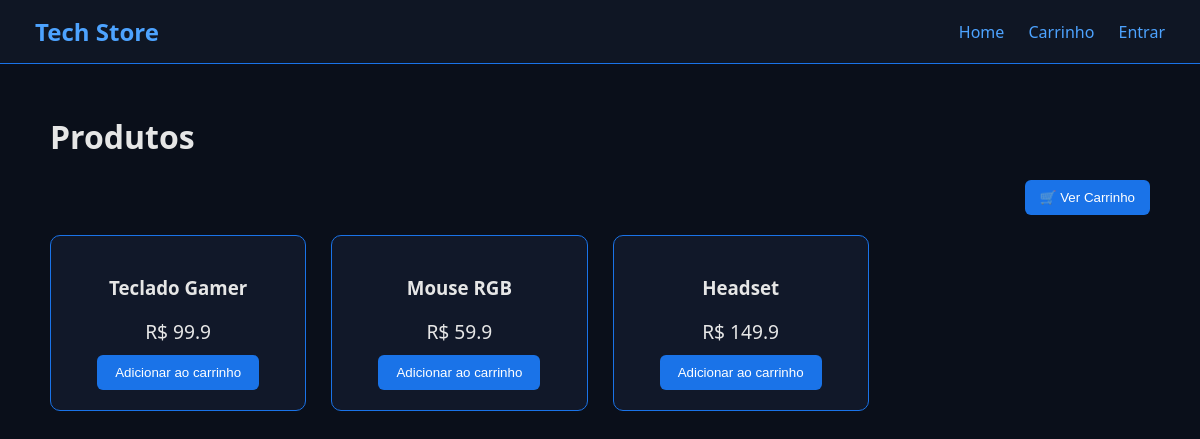
Before: / with the older database file.
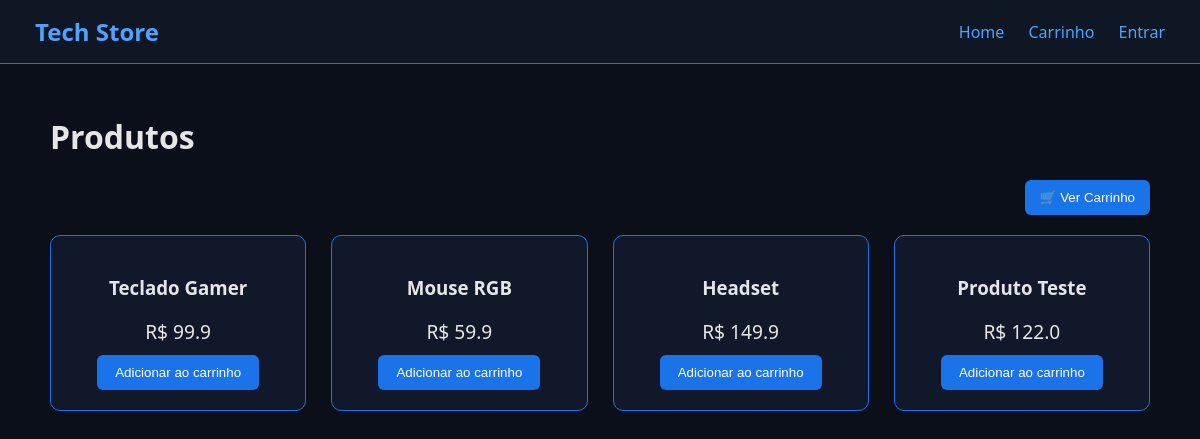
After: the same page with the newer database file.
### app.py (models this page shows)
class Product(db.Model):
    id = db.Column(db.Integer, primary_key=True)
    name = db.Column(db.String(120))
    price = db.Column(db.Float)

### app.py (the view)
@app.route("/")
def index():
    products = Product.query.all()
    cart_ids = session.get("cart", [])
    cart_items = Product.query.filter(Product.id.in_(cart_ids)).all() if cart_ids else []
    total = sum(item.price for item in cart_items)
    return render_template("index.html", products=products, cart_items=cart_items, total=total)

### templates/index.html
{% extends "layout.html" %}
{% block content %}
<div class="container">
    <h1>Produtos</h1>
    <div style="text-align:right; margin-bottom:20px;">
        <a href="/cart">
            <button style="padding:10px 15px; cursor:pointer;">🛒 Ver Carrinho</button>
        </a>
    </div>
    <div class="products">
        {% for product in products %}
        <div class="product">
            <h3>{{ product.name }}</h3>
            <p class="price">R$ {{ product.price }}</p>
            <form action="/add_to_cart/{{ product.id }}" method="POST">
                <button>Adicionar ao carrinho</button>
            </form>
        </div>
        {% endfor %}
    </div>
</div>
{% endblock %}

### templates/layout.html (shortened to what this page needs)
<!DOCTYPE html>
<html lang="pt-BR">
<head>
    <link rel="stylesheet" href="/static/style.css">
</head>
<body>
    <div class="navbar">
        <div class="logo">Tech Store</div>
        <div>
            <a href="/">Home</a>
            <a href="/cart">Carrinho</a>
            {% if current_user.is_authenticated %}
            {% if current_user.is_admin %}
            <a href="/admin">Admin</a>
            {% endif %}
            <a href="/logout">Sair</a>
            {% else %}
            <a href="/login">Entrar</a>
            {% endif %}
        </div>
    </div>
    {% block content %}{% endblock %}
</body>
</html>

### static/style.css (style rules this page uses)
body { margin: 0; font-family: "Segoe UI", sans-serif; background: #0a0f1a; color: #e6e6e6; }
h1, h2, h3 { font-weight: 600; }
a { color: #4da3ff; text-decoration: none; }
button { background: #1a73e8; border: none; color: white; padding: 10px 18px; border-radius: 6px; cursor: pointer; transition: 0.2s; }
.navbar { background: #0f1624; padding: 15px 35px; display: flex; justify-content: space-between; align-items: center; border-bottom: 1px solid #1a73e8; }
.navbar a { margin-left: 20px; font-weight: 500; }
.logo { font-size: 24px; font-weight: bold; color: #4da3ff; }
.container { max-width: 1100px; margin: auto; padding: 30px; }
.products { display: grid; grid-template-columns: repeat(auto-fill, minmax(240px, 1fr)); gap: 25px; }
.product { background: #111829; border: 1px solid #1a73e8; padding: 20px; border-radius: 10px; text-align: center; }
.price { color: #4da3ff; margin-bottom: 10px; }
.price { font-size: 1.2rem; margin: 10px 0; color: var(--primary); }

Changed rows visible on the page:
added Product: name "Produto Teste", price "122.0"
